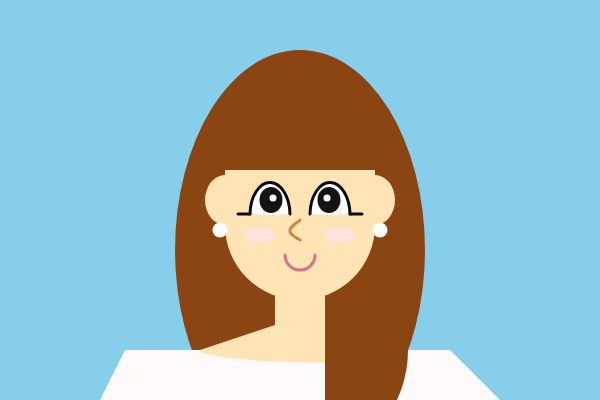
Frame 1 (no input)
Frame 60 (no input): identical to frame 1, image omitted
Frame 120 (the mouse pressed at the canvas centre since frame 60): identical to frame 1, image omitted

The p5.js sketch that drew this single still picture (run headless with seeded random() and noise() and a simulated clock; from frame 60 on, the mouse is pressed at the canvas centre):

// p5.js sketch
// ── sketch.js
function setup() {
  createCanvas(600, 400);
}
  
function draw() {
  background('	#87ceeb');
  noStroke();
  fill('#8b4513');
 ellipse(300, 250, 250, 400); //toc

  
  fill('#ffe4b5');
  quad(225, 170, 375, 170, 375, 225, 225, 225); //mattren
  arc(300, 225, 150, 150, 0, PI, PIE); //matduoi
  quad(275, 275, 325, 275, 325, 325, 275, 325); //co
  arc(375, 200, 40, 50, -HALF_PI, HALF_PI, PIE); //taiphai
  arc(225, 200, 40, 50, HALF_PI, PI + HALF_PI, PIE); //taitrai
  
  fill('#fffafa');
  quad(125, 350, 100, 400, 500, 400, 450, 350); //ao
  fill('#8b4513');
  arc(325, 350, 166, 200, 0, HALF_PI); // tocduoi
  
    fill('#ffe4b5');
  quad(275,325, 325,325,325,350, 200, 350); //vai
  arc(325, 350, 250, 25, HALF_PI, PI, PIE); //vai

  
  stroke(10); //mat
  strokeWeight(3);
  fill(300);
  arc(270, 215, 40, 65, PI + QUARTER_PI/15, TWO_PI - QUARTER_PI/15);
  arc(330, 215, 40, 65, PI + QUARTER_PI/15, TWO_PI - QUARTER_PI/15);
  line(250, 214, 238, 214);
  line(350, 214, 362, 214);
  
  strokeWeight(0);
  fill(20);
  ellipse(271, 200, 23, 26);
  ellipse(329, 200, 23, 26);
  fill(300);
  ellipse(273, 198, 7);
  ellipse(327, 198, 7);
  
  stroke('#cd853f'); //mui
  strokeWeight(3);
  noFill();
  bezier(300, 220, 295, 225, 280, 230, 300, 240);
  
  stroke('	#db7093'); //moi
  arc(300, 255, 30, 30, 0, PI);
  
  strokeWeight(0);
  fill('#ffe4e1'); //phanma
  ellipse(260, 235, 30, 15);
  ellipse(340, 235, 30, 15);
  
  
  stroke(300);
  strokeWeight(15);
  point(220,230);
  point(380, 230);
  
}
